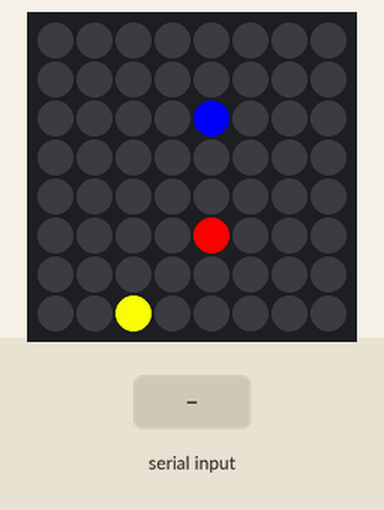
This program was run on a simulated Raspberry Pi (BCM pin numbers) with a Sense HAT. Parts: the Sense HAT's 8×8 RGB LED matrix. The inputs (shaded band) are chosen by the test bench. What the program prints to the terminal is not drawn. At 6.7 s the program stops and its outputs stay as they are.

Above: at 1.2 s.
1.3 s: "3" typed at the terminal, then Enter
At 2.8 s:
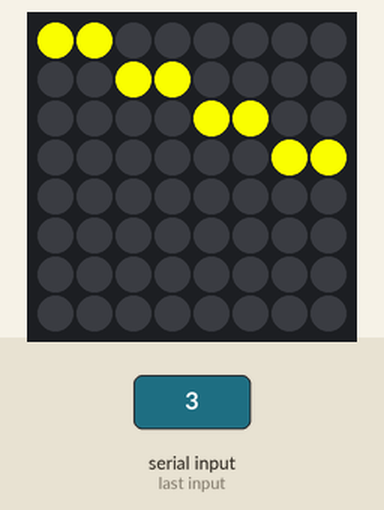
3.1 s: "0" typed at the terminal, then Enter
At 4.3 s:
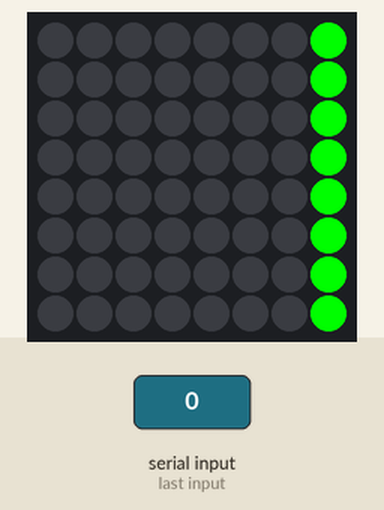
4.9 s: "5" typed at the terminal, then Enter
At 6.4 s:
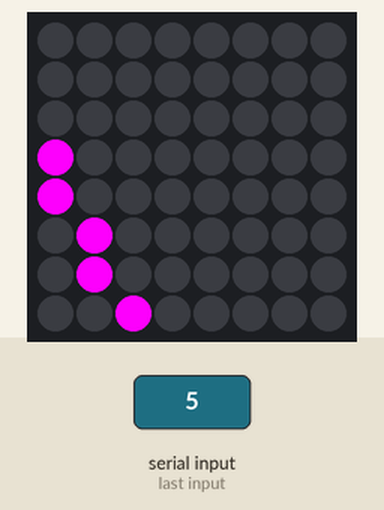
6.7 s: "90" typed at the terminal, then Enter
At 7.9 s:
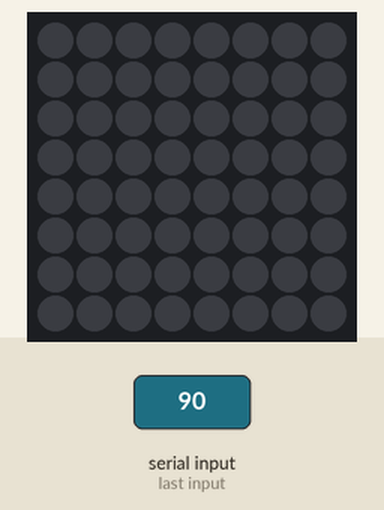
Timing chart, 0 to 8.2 s (numbered marks = the images above; inputs shaded):
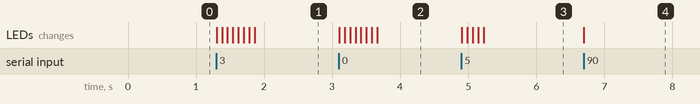

Measured:
- after the input at 1.3 s, the LEDs: first change at once (image 1 shows a later state)
- after the input at 3.1 s, the LEDs: first change at once (image 2 shows a later state)
- after the input at 4.9 s, the LEDs: first change at once (image 3 shows a later state)
- after the input at 6.7 s, the LEDs: change at once (image 4)

The program:

Class_MySenseHat_Dany_Lutz.py
```python
#!/usr/bin/env python3
from sense_hat import SenseHat
import time

class MySenseHat(SenseHat):
    WIDTH = 8
    HEIGHT = 8

    def __init__(self):
        super().__init__()
        self.clear()
        print("MySenseHat initialisiert.")

    def set_pixel(self, x, y, r, g=None, b=None):
        try:
            x = str(x).replace(",", ".")
            y = str(y).replace(",", ".")
            xi = int(round(float(x)))
            yi = int(round(float(y)))
        except Exception:
            print(f"⚠️ Ungültige Koordinaten: ({x},{y}) – ignoriert.")
            return False


        if not (0 <= xi < 8 and 0 <= yi < 8):
            print(f"⚠️ Pixel ausserhalb des Bereichs: ({xi},{yi}) – wird ignoriert.")
            return False

        # 🔹 Farbe prüfen
        if g is None and b is None and isinstance(r, (tuple, list)) and len(r) == 3:
            r, g, b = r
        try:
            r = int(r); g = int(g); b = int(b)
        except Exception:
            print(f"⚠️ Ungültige Farbe: ({r},{g},{b}) – ignoriert.")
            return False

        # 🔹 Nur aufrufen, wenn gültig
        super().set_pixel(xi, yi, r, g, b)
        print(f"✅ Pixel gesetzt bei ({xi},{yi}) – Farbe: ({r},{g},{b})")
        return True

    def draw_line(self, x_start, y_start, x_end, y_end, color=(255, 255, 255), step_delay=0.08):
        try:
            r, g, b = color
            color = (int(r), int(g), int(b))
        except Exception:
            color = (255, 255, 255)

        try:
            x0 = float(str(x_start).replace(",", "."))
            y0 = float(str(y_start).replace(",", "."))
            x1 = float(str(x_end).replace(",", "."))
            y1 = float(str(y_end).replace(",", "."))
        except Exception:
            print(f"Ungültige Linie: {x_start},{y_start} → {x_end},{y_end}")
            return 0

        dx = x1 - x0
        dy = y1 - y0
        placed = 0

        # Vertikale Linie
        if dx == 0:
            y_min, y_max = (y0, y1) if y0 <= y1 else (y1, y0)
            y = y_min
            while y <= y_max:
                if self.set_pixel(round(x0), round(y), color):
                    placed += 1
                    time.sleep(step_delay)
                y += 1
            print(f"✅ Vertikale Linie ({x_start},{y_start}) → ({x_end},{y_end}) gesetzt ({placed} Pixel)")
            return placed

        # y = a*x + b
        a = dy / dx
        b = y0 - a * x0

        if abs(a) <= 1:
            # Flache Linie: über x iterieren
            x_min, x_max = (x0, x1) if x0 <= x1 else (x1, x0)
            x = x_min
            while x <= x_max:
                y = a * x + b
                if self.set_pixel(round(x), round(y), color):
                    placed += 1
                    time.sleep(step_delay)
                x += 1
        else:

            y_min, y_max = (y0, y1) if y0 <= y1 else (y1, y0)
            y = y_min
            while y <= y_max:
                x = (y - b) / a
                if self.set_pixel(round(x), round(y), color):
                    placed += 1
                    time.sleep(step_delay)
                y += 1

        print(f"✅ Linie ({x_start},{y_start}) → ({x_end},{y_end}) gesetzt ({placed} Pixel)")
        return placed


# =========================================================
# TDD-Test mit Validierungsausgabe
# =========================================================
if __name__ == "__main__":
    print("TDD-Test: MySenseHat mit Validierung + Animation + Terminal-Steuerung")

    sh = MySenseHat()

    # kleine Hilfsfunktion
    def wait_for_key(msg="Drücke ENTER, um fortzufahren..."):
        input(msg)


    # Die lise habe ich mit Copilot erstellt bis trenner)
    print("\nEinzelne Pixel-Tests (Validierung aller Fälle):")

    sh.set_pixel(4, 5, 255, 0, 0)               # Rot – gültig
    sh.set_pixel(8, 5, 0, 255, 0)               # Grün – ausserhalb Bereich (x=8)
    sh.set_pixel(-3, 9, 255, 105, 180)          # Pink – ausserhalb Bereich (x<0, y>7)
    sh.set_pixel(3.6, 2.4, 0, 0, 255)           # Blau – Dezimalwerte, werden gerundet
    sh.set_pixel("2", "6.9", 255, 255, 0)       # Gelb – String-Koordinaten, werden konvertiert
    sh.set_pixel("abc", "7", 255, 255, 255)     # Weiss – ungültige Koordinaten
    sh.set_pixel(2, 2, "rot", 0, 0)             # Rot – ungültige Farbe (String statt Zahl)
    sh.set_pixel(1, 1, ("x", 200, 100))         # Farbe – ungültige Werte im Tuple
    sh.set_pixel(5, 5, (255, 0))                # Farbe – Tuple zu kurz
    sh.set_pixel(0, 0, ["a", "b", "c"])         # Farbe – Liste mit falschem Typ

    # ---------------------------------------------------

    wait_for_key("\nDrücke ENTER, um die Linien-Tests zu starten...")
    sh.clear()

    print("\nLinien-Tests (animiert):")
    n1 = sh.draw_line(0, 0, 7, 3, (255, 255, 0), step_delay=0.08)
    wait_for_key("\nENTER → nächste Linie...")
    sh.clear()

    n2 = sh.draw_line(7, -2, 7, 10, (0, 255, 0), step_delay=0.08)
    wait_for_key("\nENTER → letzte Linie...")
    sh.clear()

    n3 = sh.draw_line(-5, -5, 2, 7, (255, 0, 255), step_delay=0.08)
    wait_for_key("\nENTER → Test abschliessen.")

    print(f"\nLinien-Gesamt: flach={n1}, vertikal={n2}, steil={n3}")
    print("\n✅ Test abgeschlossen – Anzeige wird gelöscht.")
    sh.clear()
```
